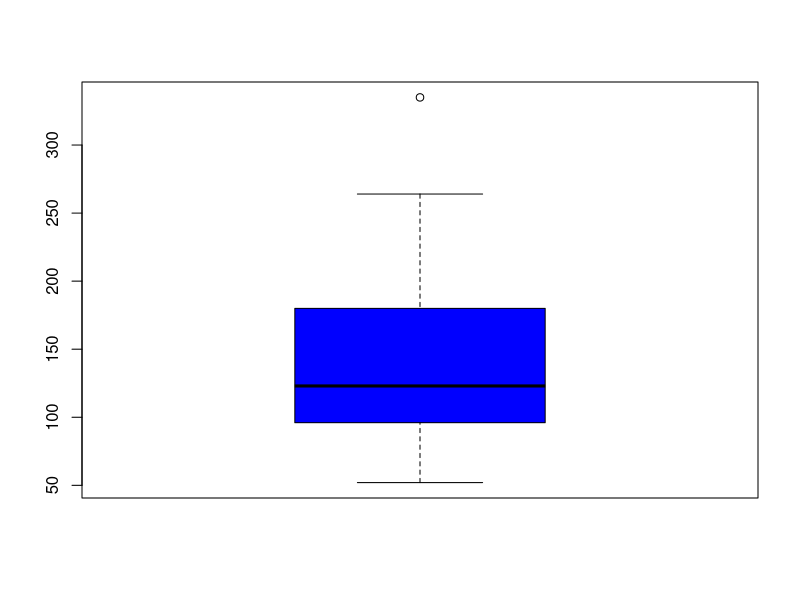
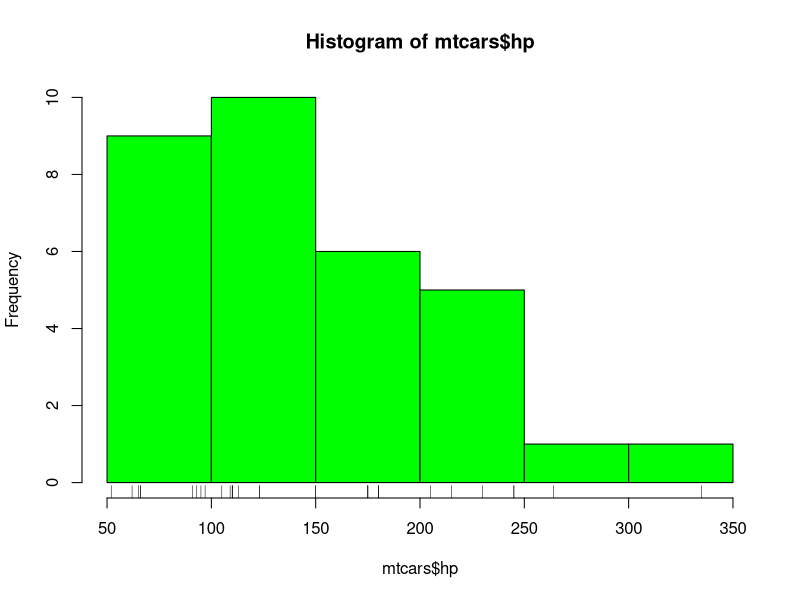
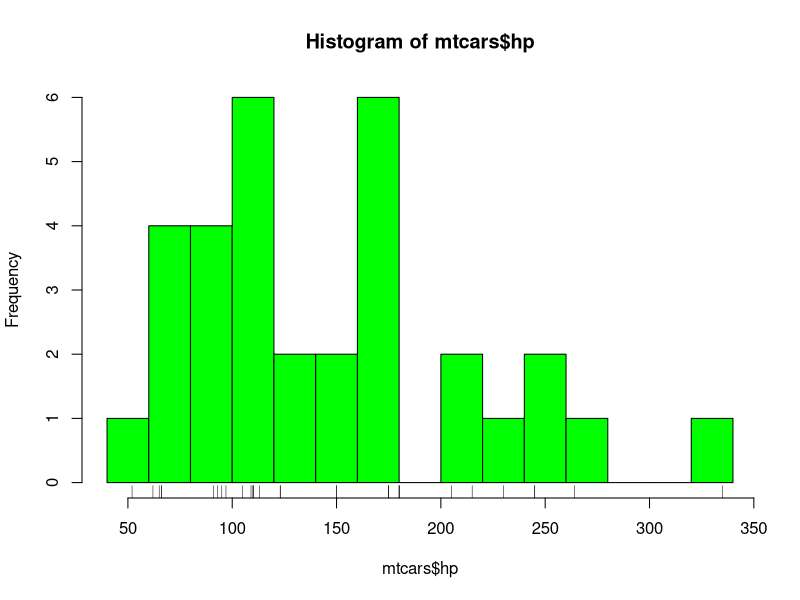
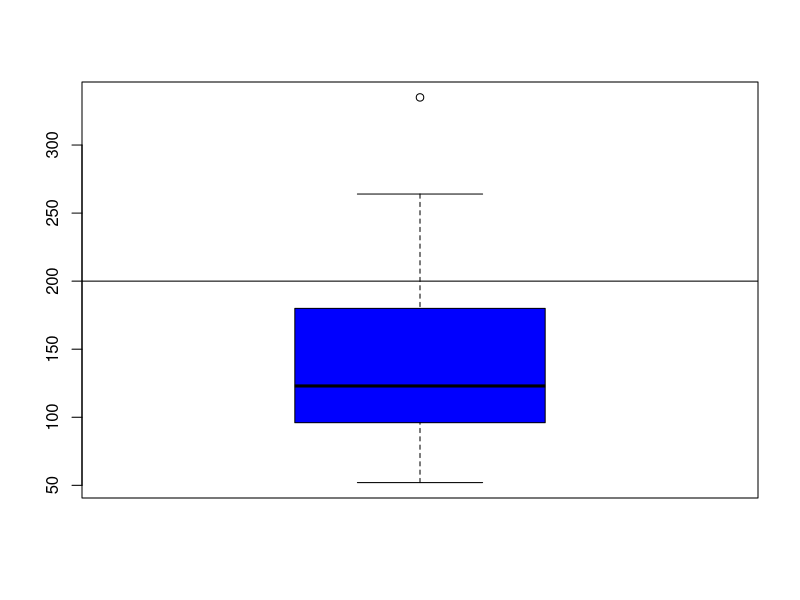
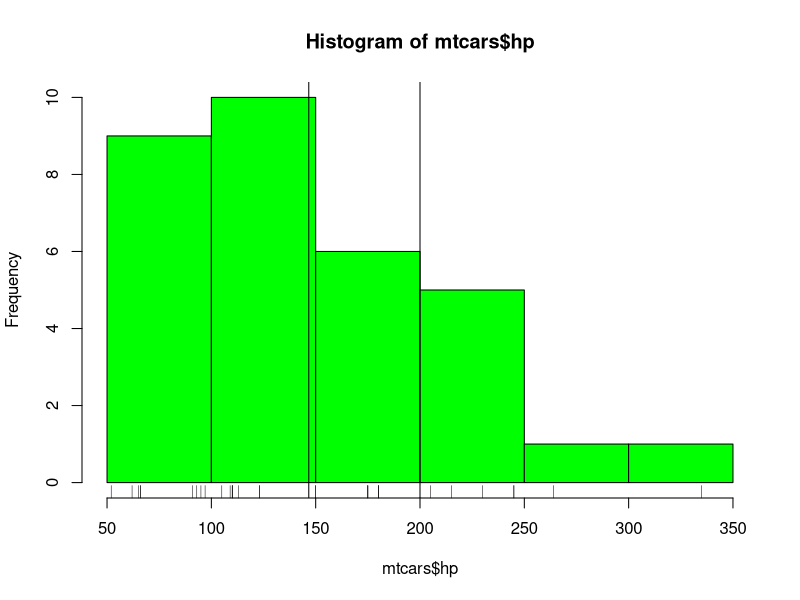
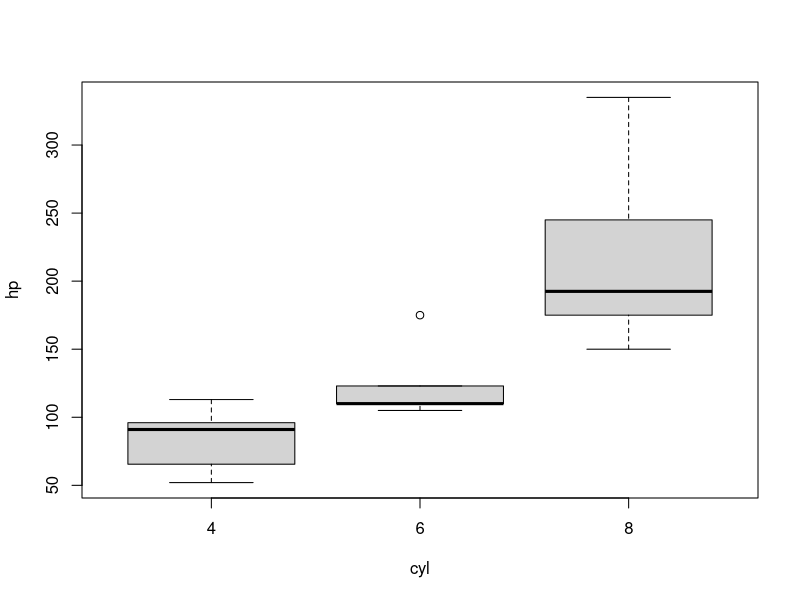
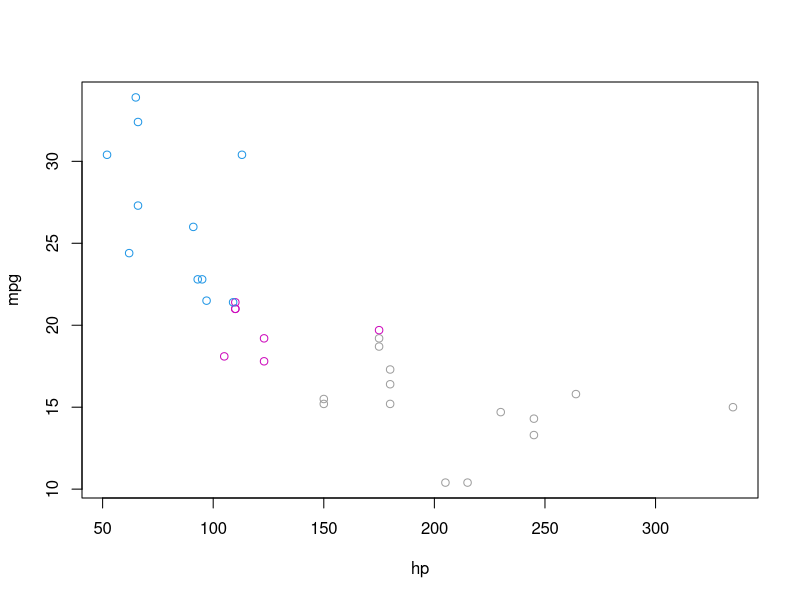

These charts were generated, in order, by the following R code:
data("mtcars")

summary(mtcars$hp)

boxplot(mtcars$hp, col = "blue")

hist(mtcars$hp, col = "green")
rug(mtcars$hp)

hist(mtcars$hp, col = "green", breaks = 20)
rug(mtcars$hp)

boxplot(mtcars$hp, col = "blue")
abline(h = 200)

hist(mtcars$hp, col = "green")
rug(mtcars$hp)
abline(v = mean(mtcars$hp))
abline(v = 200)

boxplot(hp ~ cyl, data = mtcars)

# look at three different variables using color
with(mtcars, plot(hp, mpg, col = cyl))